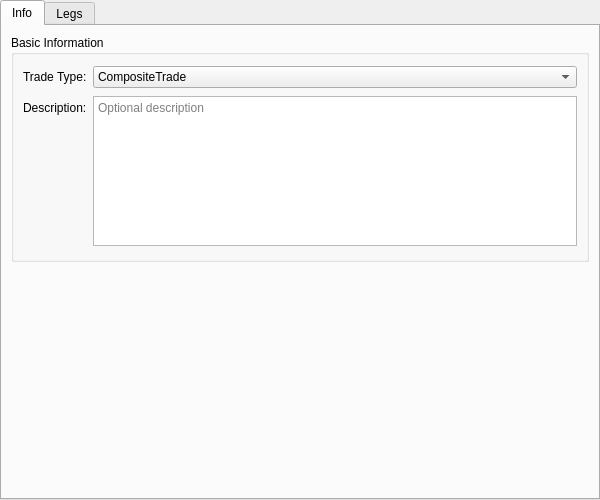
<?xml version="1.0" encoding="UTF-8"?>
<ui version="4.0">
 <class>CompositeInstrumentForm</class>
 <widget class="QWidget" name="CompositeInstrumentForm">
  <property name="geometry">
   <rect>
    <x>0</x>
    <y>0</y>
    <width>600</width>
    <height>500</height>
   </rect>
  </property>
  <layout class="QVBoxLayout" name="rootLayout">
   <property name="leftMargin"><number>0</number></property>
   <property name="topMargin"><number>0</number></property>
   <property name="rightMargin"><number>0</number></property>
   <property name="bottomMargin"><number>0</number></property>
   <item>
    <widget class="QTabWidget" name="subTabWidget">
     <property name="currentIndex"><number>0</number></property>
     <widget class="QWidget" name="coreTab">
      <attribute name="title">
       <string>Info</string>
      </attribute>
      <layout class="QVBoxLayout" name="coreLayout">
       <item>
        <widget class="QGroupBox" name="coreGroup">
         <property name="title">
          <string>Basic Information</string>
         </property>
         <layout class="QFormLayout" name="coreFormLayout">
          <item row="0" column="0">
           <widget class="QLabel"><property name="text"><string>Trade Type:</string></property></widget>
          </item>
          <item row="0" column="1">
           <widget class="QComboBox" name="tradeTypeCombo">
            <item><property name="text"><string>CompositeTrade</string></property></item>
            <item><property name="text"><string>MultiLegOption</string></property></item>
           </widget>
          </item>
          <item row="1" column="0">
           <widget class="QLabel"><property name="text"><string>Description:</string></property></widget>
          </item>
          <item row="1" column="1">
           <widget class="QPlainTextEdit" name="descriptionEdit">
            <property name="minimumSize">
             <size><width>0</width><height>80</height></size>
            </property>
            <property name="maximumSize">
             <size><width>16777215</width><height>150</height></size>
            </property>
            <property name="placeholderText">
             <string>Optional description</string>
            </property>
           </widget>
          </item>
         </layout>
        </widget>
       </item>
       <item>
        <spacer name="coreSpacer">
         <property name="orientation"><enum>Qt::Vertical</enum></property>
         <property name="sizeHint" stdset="0">
          <size><width>20</width><height>20</height></size>
         </property>
        </spacer>
       </item>
      </layout>
     </widget>
     <widget class="QWidget" name="legsTab">
      <attribute name="title">
       <string>Legs</string>
      </attribute>
      <layout class="QVBoxLayout" name="legsLayout">
       <item>
        <widget class="ores::qt::CompositeLegsWidget" name="legsWidget" native="true"/>
       </item>
      </layout>
     </widget>
    </widget>
   </item>
  </layout>
 </widget>
 <customwidgets>
  <customwidget>
   <class>ores::qt::CompositeLegsWidget</class>
   <extends>QWidget</extends>
   <header>ores.qt/CompositeLegsWidget.hpp</header>
   <container>0</container>
  </customwidget>
 </customwidgets>
 <resources/>
 <connections/>
</ui>
